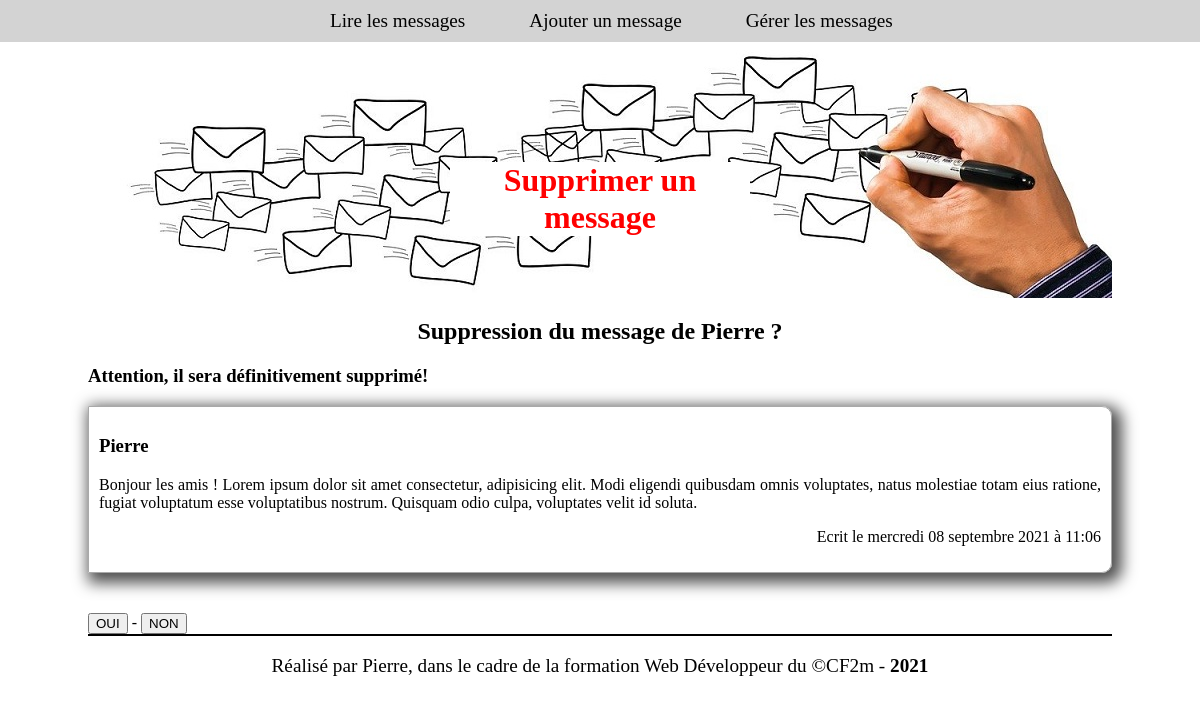
Screenshot of /livredorPierre/suppression.php?idmessage=1 with the database file from the repository.
### tables this page shows
CREATE TABLE IF NOT EXISTS `messages` (
  `id` smallint(5) UNSIGNED NOT NULL AUTO_INCREMENT,
  `pseudo` varchar(30) NOT NULL,
  `email` varchar(50) NOT NULL,
  `msg` varchar(1000) NOT NULL,
  `date_msg` datetime NOT NULL ON UPDATE CURRENT_TIMESTAMP,
  PRIMARY KEY (`id`)
);

### livredorPierre/functions.php (called while the page is built, shortened)
<?php
function frenchDate($date,$format=1){
    $out="";
    $joursTab = ["dimanche","lundi","mardi","mercredi","jeudi","vendredi","samedi"];
    $moisTab = [1=>"janvier","février","mars","avril","mai","juin","juillet","août","septembre","octobre","novembre","décembre"];
    $date = strtotime($date);
    switch($format){
        case 1:
        $out.="Le "
                .$joursTab[date("w",$date)]." "
                .date("d",$date)." "
                .$moisTab[date("n",$date)]." "
                .date("Y à H:i",$date);
                break;
    }
    return $out;
}

### livredorPierre/suppression.php (the view, shortened to what this page needs)
<?php
require "functions.php";
$connectDB = @mysqli_connect(DB_HOST, DB_USER, DB_PWD, DB_NAME, DB_PORT);
mysqli_set_charset($connectDB,DB_CHARSET);
if(isset($_GET['idmessage']) && ctype_digit($_GET['idmessage'])){
    $id = (int) $_GET['idmessage'];
    $sql = "SELECT *
    FROM messages
    WHERE id = $id;";
    $requestDB = mysqli_query($connectDB, $sql) or die("Problème lors de la requête de sélection des    messages: " . mysqli_error($connectDB));
    $nbMessage = mysqli_num_rows($requestDB);
    if($nbMessage){
        $message = mysqli_fetch_assoc($requestDB);
    }else{
        header("Location: ./");
        exit();
    }
}else{
    header("Location: ./");
    exit();
}
?>
<!DOCTYPE html>
<html>
<head>
    <link type="text/css" rel="stylesheet" href="livre.css" />
</head>
<body>
    <nav>
        <?php
        include "menu.php";
        ?>
    </nav>
    <header>
        <h1>Supprimer un message</h1>
    </header>
    <main>
        <section class="msgs">
            <h2>Suppression du message de <?=$message['pseudo']?> ?</h2>
            <h3>Attention, il sera définitivement supprimé!</h3>
            <article>
                <h3><?=$message['pseudo']?></h3>
                <div><?=$message['msg']?></div>
                <p>Ecrit <?=mb_strtolower(frenchDate($message['date_msg']));?></p>
            </article>
            <div >
            <a href="?idmessage=<?=$message['id']?>&delete=ok"><button type="button">OUI</button></a> - <a href="gestion.php"><button type="button">NON</button></a>
            </div>
        </section>
    </main>
    <footer>
        <?php include "footer.php" ?>
    </footer>
</body>
</html>

### livredorPierre/livre.css (style rules this page uses)
body { margin:0; }
nav { position: sticky; top: 0px; background-color: lightgrey; }
header { background-image: url("images/banniere.jpg"); background-repeat: no-repeat; width: 1024px; height: 256px; margin: 0 auto; }
header h1 { position: relative; top:120px; z-index: 5; color: red; text-align: center; background-color: white; width:300px; margin: 0 auto; }
main { width: 1024px; margin: 0 auto; }
.no-msg h2, .msgs h2, .no-msg p { text-align: center; }
article { border: 1px solid darkgrey; border-radius: 0 10px 10px 0; box-shadow: 5px 5px 15px 5px #4F4F4F; margin-bottom: 40px; padding: 10px; }
article div { text-align: justify; }
article p { text-align: right; }
footer { width: 1024px; margin: 0 auto; height: 3em; border-top: 2px solid black; }

### rows the page displays
messages: pseudo "Pierre", msg "Bonjour les amis ! Lorem ipsum dolor sit amet consectetur, adipisicing elit. Modi eligendi quibusdam omnis voluptates, natus molestiae totam eius ratione, fugiat voluptatum esse voluptatibus nostrum. Quisquam odio culpa, voluptates velit id soluta.", date_msg "le mercredi 08 septembre 2021 à 11:06"
